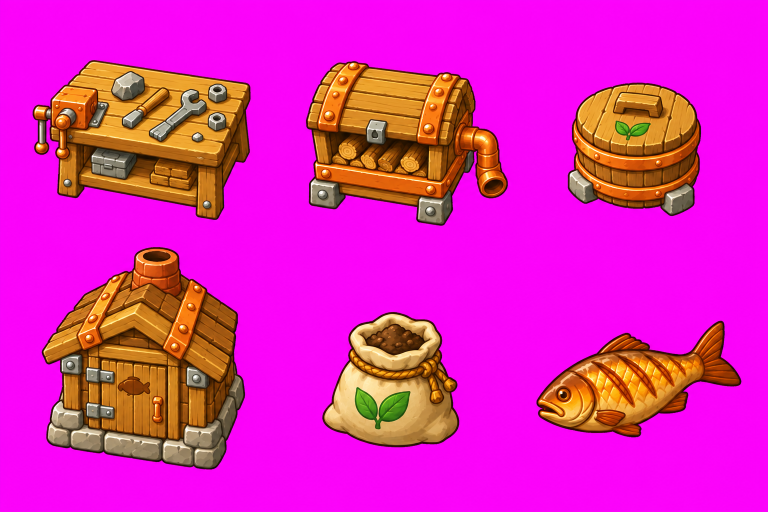
#> input picture art/camp-expansion-v2/revised/generated.png, 1536 x 1024 px, found by its file name (shown at 1/2 size)
$ python repack_sources.py
#> lines starting #> are read from the running program, lines starting #| are printed output that depends on the picture
from pathlib import Path
from PIL import Image
import json
base=Path('art/character-creation-v1')
layouts={'male':([0,351,669,1024],[0,386,748,1095,1536]),'female':([0,358,685,1024],[0,351,749,1102,1536]),'outfit':([0,433,873,1254],[0,426,823,1254])}
records=[]
for name,(xs,ys) in layouts.items():
 source=Image.open(base/('outfit-retry' if name=='outfit' else name+'-generated')/'generated.png').convert('RGBA');rows=len(ys)-1;dest=Image.new('RGBA',(1536,rows*512),(255,0,255,255))
#> after `dest = Image.new('RGBA', (1536, rows * 512), (255, 0, 255, 255))`:
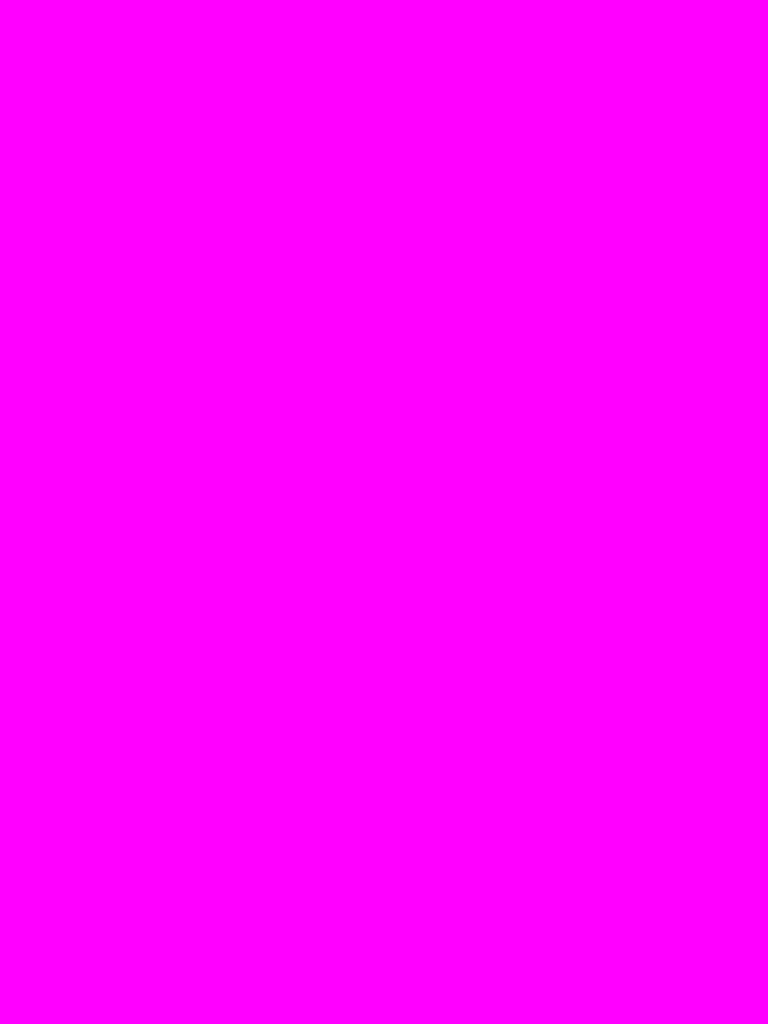
#> dest: PIL image 1536x2048 RGBA (shown at 1/2 size); mean R, G, B, A 255, 0, 255, 255
 for r in range(rows):
  for c in range(3):
   original_box=(xs[c],ys[r],xs[c+1],ys[r+1]);cell=source.crop(original_box)
#> after `cell = source.crop(original_box)`:
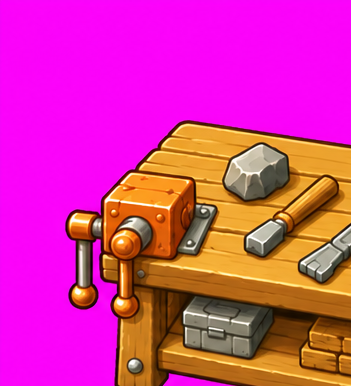
#> cell: PIL image 351x386 RGBA; mean R, G, B, A 214, 53.4, 156, 255
   source_name=('outfit-retry' if name=='outfit' else name+'-generated')+'/generated.png'
   if name=='male' and r==2:
    other=Image.open(base/'parted-generated/generated.png').convert('RGBA');w,h=other.size;original_box=(round(c*w/3),0,round((c+1)*w/3),h);cell=other.crop(original_box);source_name='parted-generated/generated.png'
   scale=min(1,448/cell.width,448/cell.height);cell=cell.resize((round(cell.width*scale),round(cell.height*scale)),Image.Resampling.LANCZOS)
#> after `scale = min(1, 448 / cell.width, 448 / cell.height)`: scale = 1
   at=(c*512+(512-cell.width)//2,r*512+(512-cell.height)//2);dest.alpha_composite(cell,at)
#> after `at = (c * 512 + (512 - cell.width) // 2, r * 512 + (512 - cell.height)`: at = (80, 63)
   records.append({'source':source_name,'box':original_box,'scale':scale,'dest':at,'sheet':name+'-packed.png'})
 dest.save(base/(name+'-packed.png'))
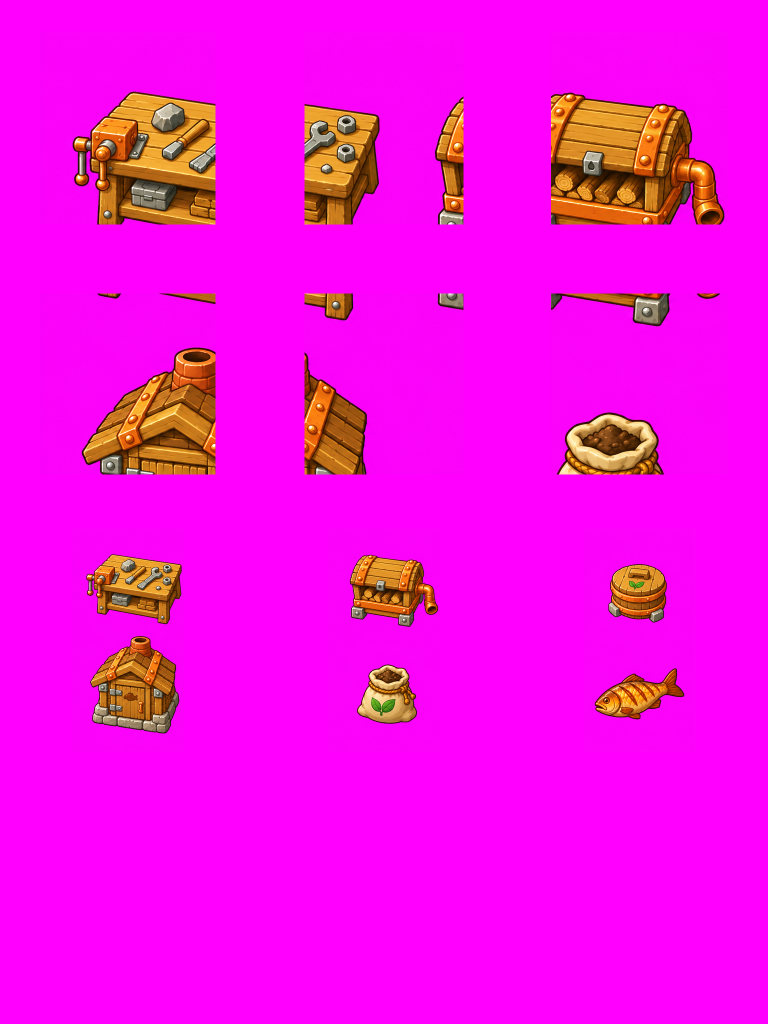
#> saved as male-packed.png: PIL image 1536x2048 RGBA (shown at 1/2 size); mean R, G, B, A 243.8, 13, 227.9, 255
(base/'ownership.json').write_text(json.dumps(records,indent=2),encoding='utf-8')
